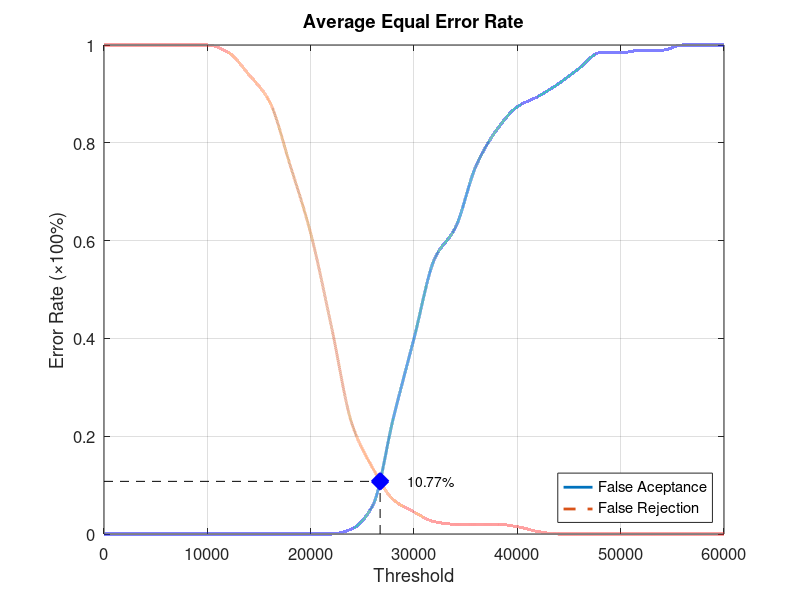
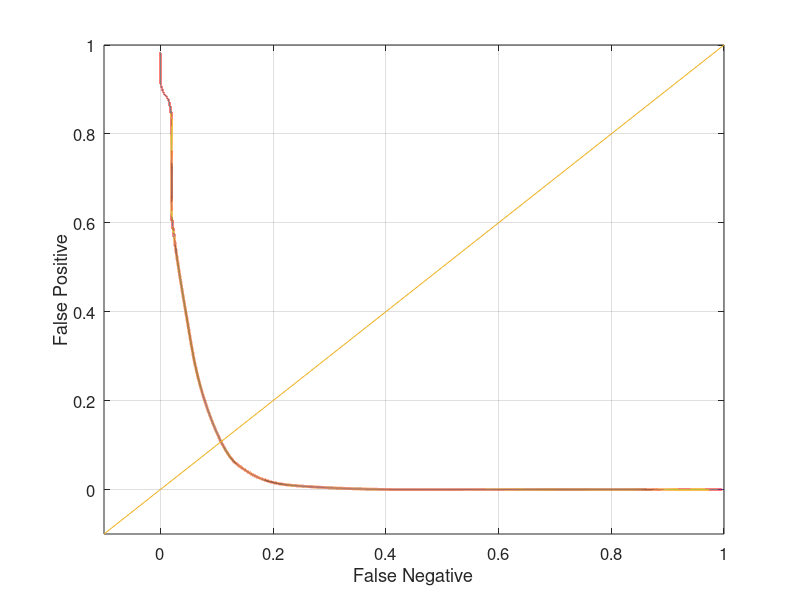

The MATLAB source for these figures, in order:
function yEER = Database1_1
close all;
clear;
clc;
x = 0:2000:60000;
xq = 0:0.5:60000;

y0 = [0 0 0 0 0 0 0 0 0 0 0 0 0.0105263 0.0578947 0.236842 0.4 0.563158 0.626316 0.752632 0.826316 0.873684 0.894737 0.921053 0.952632 0.984211 0.984211 0.989474 0.989474 1 1 1];
yy0 = interp1(x, y0, xq, 'pchip');
y1 = [1 1 1 1 1 1 0.985 0.94 0.885 0.755 0.615 0.425 0.225 0.135 0.07 0.045 0.025 0.02 0.02 0.02 0.015 0.005 0 0 0 0 0 0 0 0 0];
yy1 = interp1(x, y1, xq, 'pchip');

% Calculating EER: 
y2 = abs(y0 - y1);
find(y2 == min(y2))
yy2 = abs(yy0 - yy1);
xEER = find(yy2 == min(yy2));
xEERIndex = xq(xEER) % X-axis EER
yEER = yy0(xEER) % Y-axis EER

main = figure
plot(xq, yy0,'-','LineWidth', 2);	hold on
plot(xq, yy1,'--','LineWidth', 2);	hold on
plot([xEERIndex xEERIndex], [0 yEER], 'k--');	hold on
plot([0 xEERIndex], [yEER yEER], 'k--');	hold on
plot(xEERIndex, yEER, 'bx', 'LineWidth', 10);	hold on
text(xEERIndex + 10 * xEERIndex / 100, yEER, [num2str(round((10000 * yEER)) / 100) '%'])
legend('False Aceptance', 'False Rejection', 'Location', 'SouthEast')
xlabel('Threshold')
ylabel('Error Rate (\times100%)')
title('Average Equal Error Rate')
set(gca, 'FontSize', 12)
axis([0 60000 0 1])
grid on

print(main, 'Database1_1Main', '-dpng');
FNRxFPR = figure('Color', [1 1 1]);
plot(yy1, yy0, '-', yy1, yy0, 'LineWidth', 2);
hold on
y = -0.1:0.1:1
plot(y, y); 
set(gca, 'FontSize', 12)
xlabel('False Negative')
ylabel('False Positive')
axis([-0.1 1 -0.1 1])
set(gca, 'FontSize', 12)
grid on

print(FNRxFPR, 'Database1_1FNRxFPR','-dpng');
end
